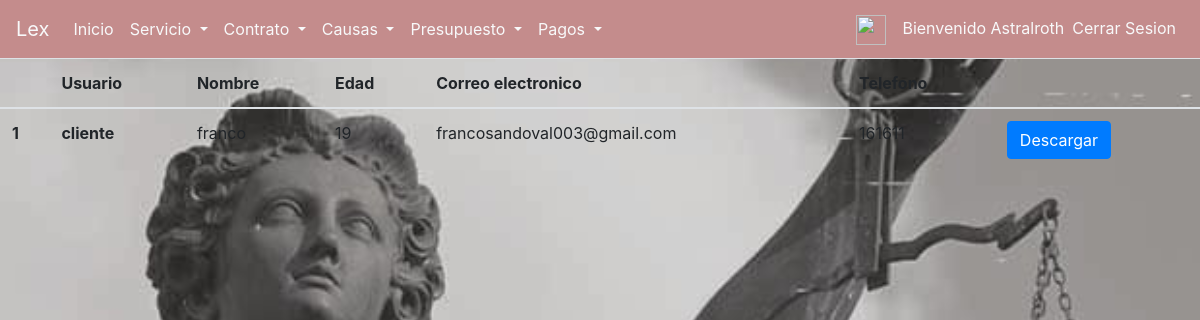
Before: /contract/view/staff (signed in) with the older database file.
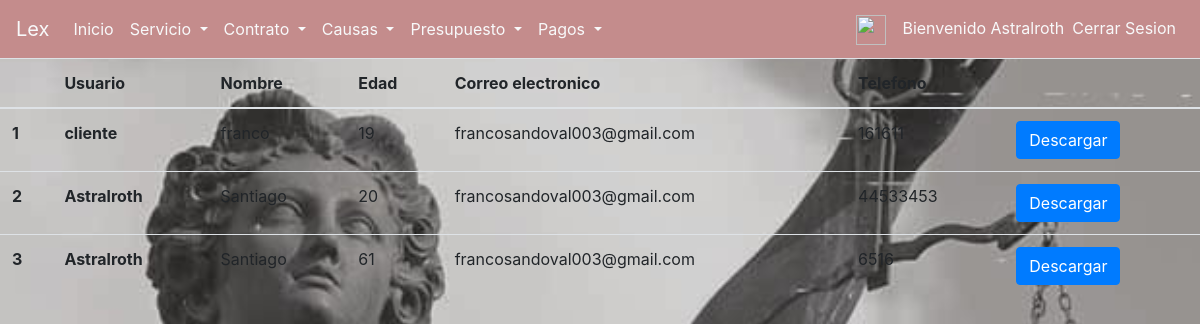
After: the same page with the newer database file.
### core/models.py (models this page shows, shortened)
class Contrato(models.Model):
    abogado=models.ForeignKey('auth.User', on_delete=models.CASCADE, null=True)
    name=models.CharField(max_length=100)
    rut=models.CharField(max_length=10)
    age=models.IntegerField(null=True)
    email=models.EmailField(max_length=254)
    phone=models.CharField(max_length=12)
    files_boleta=models.FileField(blank=True,null=True)
    files_causa=models.FileField(blank=True,null=True)
    datetime=models.DateField(blank=True, null=True)
    type_service=models.CharField(max_length=30,blank=True, null=True)
    additional_service=models.CharField(max_length=30,blank=True, null=True)

### core/views.py (the view)
# urls.py: path('contract/view/staff', views.consultar_contratos_staff, name='contract_view_staff'),
@login_required
def consultar_contratos_staff(request):
    contrato=Contrato.objects.select_related('abogado').all()
    return render(request, 'core/consultar_contratos.html',{'list':contrato})

### core/templates/core/consultar_contratos.html
{% extends 'core/base.html' %}
{% block content %}
<table class="table table-hover">
<thead>
        <tr>
            <th></th>
            {% if user.is_staff %}<th>Usuario</th>{% endif %}
            <th>Nombre</th>
            <th>Edad</th>
            <th>Correo electronico</th>
            <th>Telefono</th>
            <th></th>
        </tr>
    </thead>
    <tbody>
        {% for c in list %}
        <tr>
            <th scope="row">{{ c.id }} </th>
            {% if user.is_staff %}<th>{{c.abogado}}</th>{% endif %}
            <td>{{ c.name }}</td>
            <td>{{ c.age }}</td>
            <td>{{c.email}}</td>
            <td>{{c.phone}}</td>
            <td><a class="btn btn-primary" href="">Descargar</a></td>
        </tr>
        {% endfor %}
    </tbody>
</table>
{% endblock content %}

### core/templates/core/base.html (shortened to what this page needs)
{% load static %}
<!DOCTYPE html>
<html lang="es">
<head>
    <link rel="stylesheet" href="{% static 'css/base.css' %}">
    <link rel="stylesheet" href="{% static 'css/solicitar_servicio.css' %}">
    <link rel="stylesheet" href="https://cdn.jsdelivr.net/npm/bootstrap@4.6.0/dist/css/bootstrap.min.css">
</head>
<body>
    <nav class="navbar navbar-expand-lg navbar-light " id = id_navbar>
        <a class="navbar-brand text-light" href="{% url 'index' %}">Lex</a>
        <div class="collapse navbar-collapse" id="navbarSupportedContent">
            <ul class="navbar-nav mr-auto">
                <li class="nav-item active">
                    <a class="nav-link text-light" href="{% url 'index' %}"> Inicio <span class="sr-only">(current)</span></a>
                </li>
                {% if perms.core.view_servicio %}
                <li class="nav-item dropdown ">
                    <a class="nav-link dropdown-toggle text-light" href="#" id="navbarDropdown" role="button"
                        data-toggle="dropdown" aria-haspopup="true" aria-expanded="false">
                        Servicio
                    </a>
                </li>
                {% endif %}
                {% if perms.core.view_contrato %}
                <li class="nav-item dropdown ">
                    <a class="nav-link dropdown-toggle text-light" href="#" id="navbarDropdown" role="button"
                        data-toggle="dropdown" aria-haspopup="true" aria-expanded="false">
                        Contrato
                    </a>
                </li>
                {% endif %}
                {% if perms.core.view_causa %}
                <li class="nav-item dropdown">
                    <a class="nav-link dropdown-toggle text-light" href="#" id="navbarDropdown" role="button"
                        data-toggle="dropdown" aria-haspopup="true" aria-expanded="false">
                        Causas
                    </a>
                </li>
                {% endif %}
                {% if perms.core.view_presupuesto %}
                <li class="nav-item dropdown">
                    <a class="nav-link dropdown-toggle text-light" href="#" id="navbarDropdown" role="button"
                        data-toggle="dropdown" aria-haspopup="true" aria-expanded="false">
                        Presupuesto
                    </a>
                </li>
                {% endif %}
                {% if perms.core.view_pago %}
                <li class="nav-item dropdown">
                    <a class="nav-link dropdown-toggle text-light" href="#" id="navbarDropdown" role="button"
                        data-toggle="dropdown" aria-haspopup="true" aria-expanded="false">
                        Pagos
                    </a>
                </li>
                {% endif %}
            </ul>
            <ul class="navbar-nav">
                <a class="navbar-brand" href="{% url 'profile_edit' %}"><img src="{% static 'img/profile_icon.png' %}" width="30" height="30" alt=""></a>
                <div class="navbar-text text-light">Bienvenido {{user.username}}</div>
                <li class="nav-item">
                    <a class="nav-link text-light" href="{% url 'logout' %}">   Cerrar Sesion</a>
                </li>
            </ul>
        </div>
    </nav>
    {% block content %}{% endblock content %}
</body>
</html>

### core/static/css/base.css (style rules this page uses)
body { background-image: url(../img/fondo_claro.jpg); background-size:cover ; }
nav.navbar { background-color: rgb(196, 140, 140); }

Changed rows visible on the page:
added Contrato: id "2", abogado "Astralroth", name "Santiago", age "20", email "francosandoval003@gmail.com", phone "44533453"
added Contrato: id "3", abogado "Astralroth", name "Santiago", age "61", email "francosandoval003@gmail.com", phone "6516"
